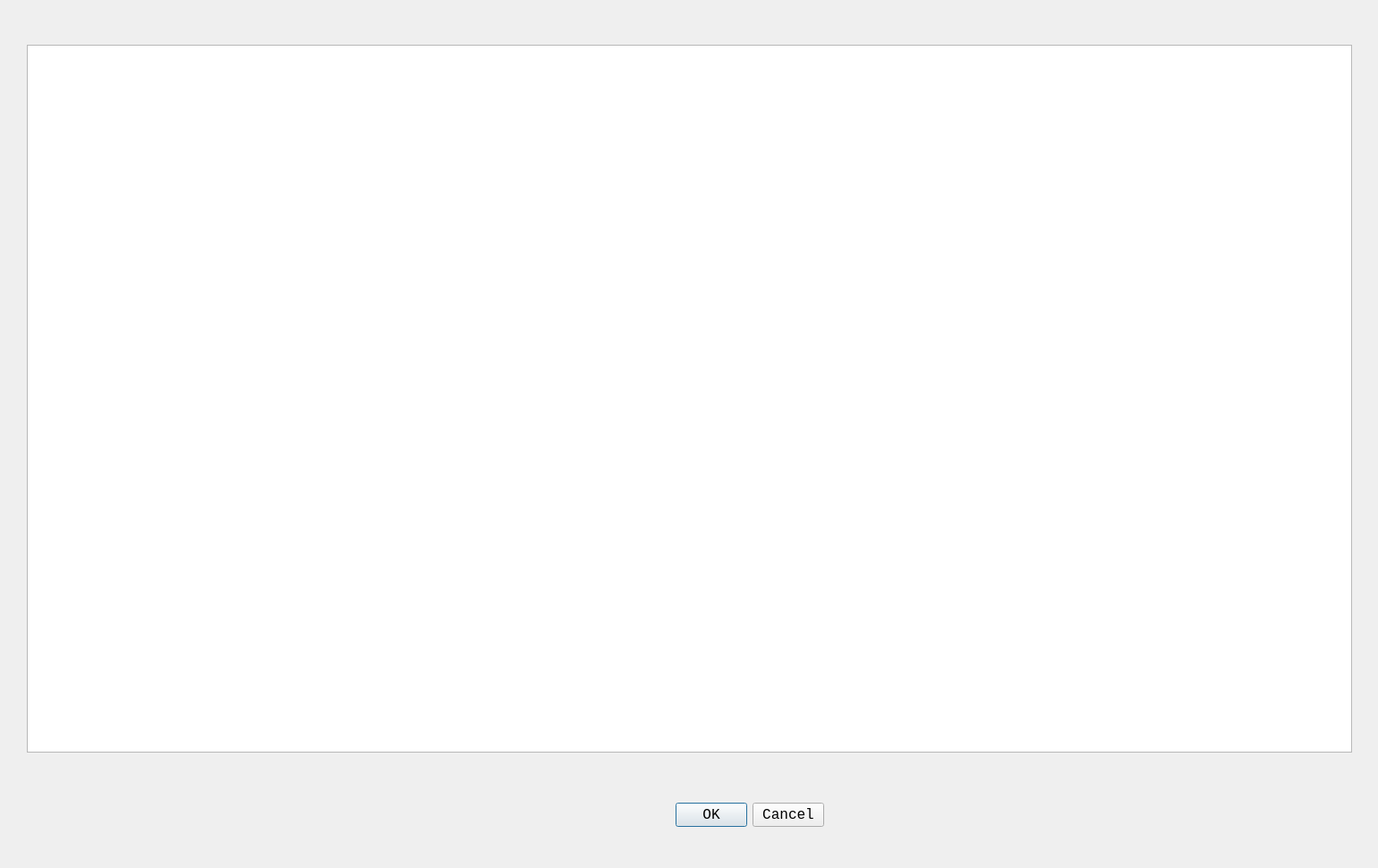
<?xml version="1.0" encoding="UTF-8"?>
<ui version="4.0">
 <class>PseudoCleanerDialogBase</class>
 <widget class="QDialog" name="PseudoCleanerDialogBase">
  <property name="geometry">
   <rect>
    <x>0</x>
    <y>0</y>
    <width>1540</width>
    <height>970</height>
   </rect>
  </property>
  <property name="sizePolicy">
   <sizepolicy hsizetype="Fixed" vsizetype="Fixed">
    <horstretch>0</horstretch>
    <verstretch>0</verstretch>
   </sizepolicy>
  </property>
  <property name="windowTitle">
   <string>Pseudo Points Result</string>
  </property>
  <widget class="QDialogButtonBox" name="button_box">
   <property name="geometry">
    <rect>
     <x>610</x>
     <y>890</y>
     <width>311</width>
     <height>41</height>
    </rect>
   </property>
   <property name="font">
    <font>
     <family>Consolas</family>
     <pointsize>12</pointsize>
    </font>
   </property>
   <property name="orientation">
    <enum>Qt::Horizontal</enum>
   </property>
   <property name="standardButtons">
    <set>QDialogButtonBox::Cancel|QDialogButtonBox::Ok</set>
   </property>
  </widget>
  <widget class="QTableView" name="tView">
   <property name="geometry">
    <rect>
     <x>30</x>
     <y>50</y>
     <width>1481</width>
     <height>791</height>
    </rect>
   </property>
  </widget>
 </widget>
 <resources/>
 <connections>
  <connection>
   <sender>button_box</sender>
   <signal>accepted()</signal>
   <receiver>PseudoCleanerDialogBase</receiver>
   <slot>accept()</slot>
   <hints>
    <hint type="sourcelabel">
     <x>20</x>
     <y>20</y>
    </hint>
    <hint type="destinationlabel">
     <x>20</x>
     <y>20</y>
    </hint>
   </hints>
  </connection>
  <connection>
   <sender>button_box</sender>
   <signal>rejected()</signal>
   <receiver>PseudoCleanerDialogBase</receiver>
   <slot>reject()</slot>
   <hints>
    <hint type="sourcelabel">
     <x>20</x>
     <y>20</y>
    </hint>
    <hint type="destinationlabel">
     <x>20</x>
     <y>20</y>
    </hint>
   </hints>
  </connection>
 </connections>
</ui>
